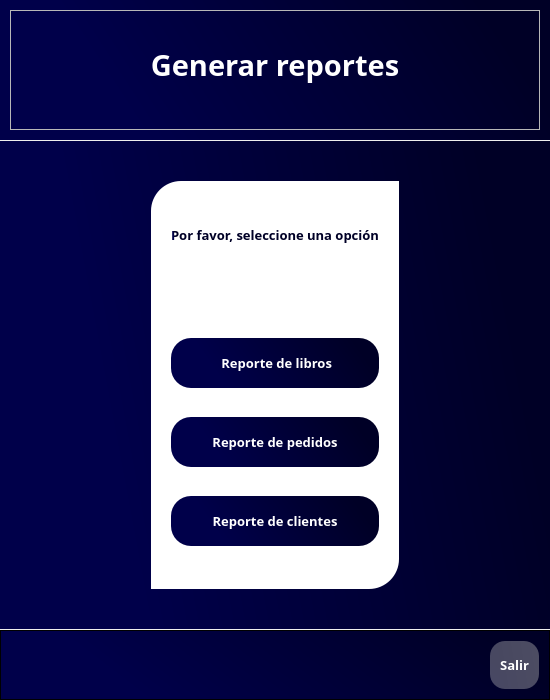
<?xml version="1.0" encoding="UTF-8"?>
<ui version="4.0">
 <class>Dialog</class>
 <widget class="QDialog" name="Dialog">
  <property name="geometry">
   <rect>
    <x>0</x>
    <y>0</y>
    <width>550</width>
    <height>700</height>
   </rect>
  </property>
  <property name="windowTitle">
   <string>Generar reportes</string>
  </property>
  <property name="windowIcon">
   <iconset>
    <normaloff>../icons/book.png</normaloff>../icons/book.png</iconset>
  </property>
  <property name="modal">
   <bool>true</bool>
  </property>
  <layout class="QVBoxLayout" name="verticalLayout">
   <property name="spacing">
    <number>0</number>
   </property>
   <property name="leftMargin">
    <number>0</number>
   </property>
   <property name="topMargin">
    <number>0</number>
   </property>
   <property name="rightMargin">
    <number>0</number>
   </property>
   <property name="bottomMargin">
    <number>0</number>
   </property>
   <item>
    <widget class="QWidget" name="widget" native="true">
     <layout class="QVBoxLayout" name="verticalLayout_6" stretch="2,7,1">
      <property name="spacing">
       <number>1</number>
      </property>
      <property name="leftMargin">
       <number>0</number>
      </property>
      <property name="topMargin">
       <number>0</number>
      </property>
      <property name="rightMargin">
       <number>0</number>
      </property>
      <property name="bottomMargin">
       <number>0</number>
      </property>
      <item>
       <widget class="QWidget" name="header" native="true">
        <property name="styleSheet">
         <string notr="true">background-color: qlineargradient(spread:pad, x1:1, y1:0.363, x2:0, y2:0.528864, stop:0.0696517 rgba(0, 0, 38, 255), stop:0.81592 rgba(0, 0, 74, 255));</string>
        </property>
        <layout class="QVBoxLayout" name="verticalLayout_2">
         <property name="spacing">
          <number>5</number>
         </property>
         <property name="leftMargin">
          <number>10</number>
         </property>
         <property name="topMargin">
          <number>10</number>
         </property>
         <property name="rightMargin">
          <number>10</number>
         </property>
         <property name="bottomMargin">
          <number>10</number>
         </property>
         <item>
          <widget class="QFrame" name="titleFrame">
           <property name="styleSheet">
            <string notr="true">background-color: none;</string>
           </property>
           <property name="frameShape">
            <enum>QFrame::StyledPanel</enum>
           </property>
           <property name="frameShadow">
            <enum>QFrame::Raised</enum>
           </property>
           <layout class="QHBoxLayout" name="horizontalLayout_3">
            <property name="spacing">
             <number>0</number>
            </property>
            <property name="leftMargin">
             <number>0</number>
            </property>
            <property name="topMargin">
             <number>0</number>
            </property>
            <property name="rightMargin">
             <number>0</number>
            </property>
            <property name="bottomMargin">
             <number>10</number>
            </property>
            <item>
             <widget class="QLabel" name="lblTitle">
              <property name="font">
               <font>
                <family>Candara</family>
                <pointsize>22</pointsize>
                <weight>75</weight>
                <bold>true</bold>
               </font>
              </property>
              <property name="styleSheet">
               <string notr="true">color: rgb(255, 255, 255);</string>
              </property>
              <property name="text">
               <string>Generar reportes</string>
              </property>
              <property name="alignment">
               <set>Qt::AlignCenter</set>
              </property>
             </widget>
            </item>
           </layout>
          </widget>
         </item>
        </layout>
       </widget>
      </item>
      <item>
       <widget class="QWidget" name="content" native="true">
        <property name="styleSheet">
         <string notr="true">background-color: qlineargradient(spread:pad, x1:1, y1:0.363, x2:0, y2:0.528864, stop:0.0696517 rgba(0, 0, 38, 255), stop:0.81592 rgba(0, 0, 74, 255));</string>
        </property>
        <layout class="QHBoxLayout" name="horizontalLayout_4">
         <property name="spacing">
          <number>0</number>
         </property>
         <property name="leftMargin">
          <number>0</number>
         </property>
         <property name="topMargin">
          <number>40</number>
         </property>
         <property name="rightMargin">
          <number>0</number>
         </property>
         <property name="bottomMargin">
          <number>40</number>
         </property>
         <item>
          <spacer name="horizontalSpacer_3">
           <property name="orientation">
            <enum>Qt::Horizontal</enum>
           </property>
           <property name="sizeHint" stdset="0">
            <size>
             <width>99</width>
             <height>20</height>
            </size>
           </property>
          </spacer>
         </item>
         <item>
          <widget class="QFrame" name="buttonsFrame">
           <property name="styleSheet">
            <string notr="true">background-color: rgb(255, 255, 255);
border-top-left-radius: 30px;
border-bottom-right-radius: 30px;</string>
           </property>
           <property name="frameShape">
            <enum>QFrame::StyledPanel</enum>
           </property>
           <property name="frameShadow">
            <enum>QFrame::Raised</enum>
           </property>
           <layout class="QVBoxLayout" name="verticalLayout_3">
            <property name="spacing">
             <number>10</number>
            </property>
            <property name="leftMargin">
             <number>20</number>
            </property>
            <property name="topMargin">
             <number>20</number>
            </property>
            <property name="rightMargin">
             <number>20</number>
            </property>
            <property name="bottomMargin">
             <number>20</number>
            </property>
            <item>
             <widget class="QFrame" name="messageFrame">
              <property name="maximumSize">
               <size>
                <width>16777215</width>
                <height>30</height>
               </size>
              </property>
              <property name="styleSheet">
               <string notr="true"/>
              </property>
              <property name="frameShape">
               <enum>QFrame::StyledPanel</enum>
              </property>
              <property name="frameShadow">
               <enum>QFrame::Raised</enum>
              </property>
              <layout class="QVBoxLayout" name="verticalLayout_4" stretch="5">
               <property name="spacing">
                <number>0</number>
               </property>
               <property name="leftMargin">
                <number>0</number>
               </property>
               <property name="topMargin">
                <number>0</number>
               </property>
               <property name="rightMargin">
                <number>0</number>
               </property>
               <property name="bottomMargin">
                <number>0</number>
               </property>
               <item>
                <widget class="QLabel" name="lblMessage">
                 <property name="maximumSize">
                  <size>
                   <width>16777215</width>
                   <height>30</height>
                  </size>
                 </property>
                 <property name="font">
                  <font>
                   <family>Candara Light</family>
                   <pointsize>10</pointsize>
                   <weight>75</weight>
                   <bold>true</bold>
                  </font>
                 </property>
                 <property name="styleSheet">
                  <string notr="true">color: qlineargradient(spread:pad, x1:1, y1:0.363, x2:0, y2:0.528864, stop:0.0696517 rgba(0, 0, 38, 255), stop:0.81592 rgba(0, 0, 74, 255));</string>
                 </property>
                 <property name="text">
                  <string>Por favor, seleccione una opción</string>
                 </property>
                 <property name="alignment">
                  <set>Qt::AlignCenter</set>
                 </property>
                </widget>
               </item>
              </layout>
             </widget>
            </item>
            <item>
             <widget class="QFrame" name="warningFrame">
              <property name="maximumSize">
               <size>
                <width>16777215</width>
                <height>30</height>
               </size>
              </property>
              <property name="styleSheet">
               <string notr="true"/>
              </property>
              <property name="frameShape">
               <enum>QFrame::StyledPanel</enum>
              </property>
              <property name="frameShadow">
               <enum>QFrame::Raised</enum>
              </property>
              <layout class="QVBoxLayout" name="verticalLayout_5" stretch="5">
               <property name="spacing">
                <number>0</number>
               </property>
               <property name="leftMargin">
                <number>0</number>
               </property>
               <property name="topMargin">
                <number>0</number>
               </property>
               <property name="rightMargin">
                <number>0</number>
               </property>
               <property name="bottomMargin">
                <number>0</number>
               </property>
               <item>
                <widget class="QLabel" name="lblWarning">
                 <property name="maximumSize">
                  <size>
                   <width>16777215</width>
                   <height>30</height>
                  </size>
                 </property>
                 <property name="font">
                  <font>
                   <family>Candara Light</family>
                   <pointsize>10</pointsize>
                   <weight>75</weight>
                   <bold>true</bold>
                  </font>
                 </property>
                 <property name="styleSheet">
                  <string notr="true">color: rgb(255, 0, 0);
background-color: none;</string>
                 </property>
                 <property name="text">
                  <string/>
                 </property>
                 <property name="alignment">
                  <set>Qt::AlignCenter</set>
                 </property>
                </widget>
               </item>
              </layout>
             </widget>
            </item>
            <item>
             <widget class="QPushButton" name="btnLibros">
              <property name="sizePolicy">
               <sizepolicy hsizetype="Preferred" vsizetype="Preferred">
                <horstretch>0</horstretch>
                <verstretch>0</verstretch>
               </sizepolicy>
              </property>
              <property name="maximumSize">
               <size>
                <width>16777215</width>
                <height>50</height>
               </size>
              </property>
              <property name="baseSize">
               <size>
                <width>0</width>
                <height>0</height>
               </size>
              </property>
              <property name="font">
               <font>
                <family>Candara</family>
                <pointsize>10</pointsize>
                <weight>75</weight>
                <bold>true</bold>
               </font>
              </property>
              <property name="cursor">
               <cursorShape>PointingHandCursor</cursorShape>
              </property>
              <property name="toolTip">
               <string>Reporte de libros</string>
              </property>
              <property name="autoFillBackground">
               <bool>false</bool>
              </property>
              <property name="styleSheet">
               <string notr="true">QPushButton#btnLibros{
	
	background-color: qlineargradient(spread:pad, x1:1, y1:0.363, x2:0, y2:0.528864, stop:0.0696517 rgba(0, 0, 38, 255), stop:0.81592 rgba(0, 0, 74, 255));
	
	color: rgba(255, 255, 255);
	border-radius: 20px;
}

QPushButton#btnLibros:hover{
	background-color: qlineargradient(spread:pad, x1:1, y1:0.363, x2:0, y2:0.528864, stop:0.0696517 rgba(150, 150, 150, 255), stop:0.81592 rgba(201, 201, 201, 255));
}

QPushButton#btnLibros:pressed{
	background-color: rgb(173, 173, 173);
}</string>
              </property>
              <property name="text">
               <string> Reporte de libros</string>
              </property>
              <property name="icon">
               <iconset>
                <normaloff>../icons/books.svg</normaloff>../icons/books.svg</iconset>
              </property>
             </widget>
            </item>
            <item>
             <widget class="QPushButton" name="btnPedidos">
              <property name="sizePolicy">
               <sizepolicy hsizetype="Preferred" vsizetype="Preferred">
                <horstretch>0</horstretch>
                <verstretch>0</verstretch>
               </sizepolicy>
              </property>
              <property name="maximumSize">
               <size>
                <width>16777215</width>
                <height>50</height>
               </size>
              </property>
              <property name="baseSize">
               <size>
                <width>0</width>
                <height>0</height>
               </size>
              </property>
              <property name="font">
               <font>
                <family>Candara</family>
                <pointsize>10</pointsize>
                <weight>75</weight>
                <bold>true</bold>
               </font>
              </property>
              <property name="cursor">
               <cursorShape>PointingHandCursor</cursorShape>
              </property>
              <property name="toolTip">
               <string>Reporte de pedidos</string>
              </property>
              <property name="autoFillBackground">
               <bool>false</bool>
              </property>
              <property name="styleSheet">
               <string notr="true">QPushButton#btnPedidos{
	background-color: qlineargradient(spread:pad, x1:1, y1:0.363, x2:0, y2:0.528864, stop:0.0696517 rgba(0, 0, 38, 255), stop:0.81592 rgba(0, 0, 74, 255));
	
	color: rgba(255, 255, 255);
	border-radius: 20px;
}

QPushButton#btnPedidos:hover{
	background-color: qlineargradient(spread:pad, x1:1, y1:0.363, x2:0, y2:0.528864, stop:0.0696517 rgba(150, 150, 150, 255), stop:0.81592 rgba(201, 201, 201, 255));
}

QPushButton#btnPedidos:pressed{
	background-color: rgb(173, 173, 173);
}</string>
              </property>
              <property name="text">
               <string>Reporte de pedidos</string>
              </property>
              <property name="icon">
               <iconset>
                <normaloff>../icons/orders.svg</normaloff>../icons/orders.svg</iconset>
              </property>
             </widget>
            </item>
            <item>
             <widget class="QPushButton" name="btnClientes">
              <property name="sizePolicy">
               <sizepolicy hsizetype="Preferred" vsizetype="Preferred">
                <horstretch>0</horstretch>
                <verstretch>0</verstretch>
               </sizepolicy>
              </property>
              <property name="maximumSize">
               <size>
                <width>16777215</width>
                <height>50</height>
               </size>
              </property>
              <property name="baseSize">
               <size>
                <width>0</width>
                <height>0</height>
               </size>
              </property>
              <property name="font">
               <font>
                <family>Candara</family>
                <pointsize>10</pointsize>
                <weight>75</weight>
                <bold>true</bold>
               </font>
              </property>
              <property name="cursor">
               <cursorShape>PointingHandCursor</cursorShape>
              </property>
              <property name="toolTip">
               <string>Reporte de clientes</string>
              </property>
              <property name="autoFillBackground">
               <bool>false</bool>
              </property>
              <property name="styleSheet">
               <string notr="true">QPushButton#btnClientes{
	background-color: qlineargradient(spread:pad, x1:1, y1:0.363, x2:0, y2:0.528864, stop:0.0696517 rgba(0, 0, 38, 255), stop:0.81592 rgba(0, 0, 74, 255));
	
	color: rgba(255, 255, 255);
	border-radius: 20px;
}

QPushButton#btnClientes:hover{
	background-color: qlineargradient(spread:pad, x1:1, y1:0.363, x2:0, y2:0.528864, stop:0.0696517 rgba(150, 150, 150, 255), stop:0.81592 rgba(201, 201, 201, 255));
}

QPushButton#btnClientes:pressed{
	background-color: rgb(173, 173, 173);
}</string>
              </property>
              <property name="text">
               <string>Reporte de clientes</string>
              </property>
              <property name="icon">
               <iconset>
                <normaloff>../icons/clients.svg</normaloff>../icons/clients.svg</iconset>
              </property>
             </widget>
            </item>
           </layout>
          </widget>
         </item>
         <item>
          <spacer name="horizontalSpacer_4">
           <property name="orientation">
            <enum>Qt::Horizontal</enum>
           </property>
           <property name="sizeHint" stdset="0">
            <size>
             <width>98</width>
             <height>20</height>
            </size>
           </property>
          </spacer>
         </item>
        </layout>
       </widget>
      </item>
      <item>
       <widget class="QFrame" name="footer">
        <property name="styleSheet">
         <string notr="true">background-color: qlineargradient(spread:pad, x1:1, y1:0.363, x2:0, y2:0.528864, stop:0.0696517 rgba(0, 0, 38, 255), stop:0.81592 rgba(0, 0, 74, 255));</string>
        </property>
        <property name="frameShape">
         <enum>QFrame::StyledPanel</enum>
        </property>
        <property name="frameShadow">
         <enum>QFrame::Raised</enum>
        </property>
        <layout class="QHBoxLayout" name="horizontalLayout">
         <property name="spacing">
          <number>0</number>
         </property>
         <property name="leftMargin">
          <number>10</number>
         </property>
         <property name="topMargin">
          <number>10</number>
         </property>
         <property name="rightMargin">
          <number>10</number>
         </property>
         <property name="bottomMargin">
          <number>10</number>
         </property>
         <item>
          <spacer name="horizontalSpacer_2">
           <property name="orientation">
            <enum>Qt::Horizontal</enum>
           </property>
           <property name="sizeHint" stdset="0">
            <size>
             <width>447</width>
             <height>20</height>
            </size>
           </property>
          </spacer>
         </item>
         <item>
          <widget class="QPushButton" name="btnSalir">
           <property name="sizePolicy">
            <sizepolicy hsizetype="Preferred" vsizetype="Preferred">
             <horstretch>0</horstretch>
             <verstretch>0</verstretch>
            </sizepolicy>
           </property>
           <property name="maximumSize">
            <size>
             <width>16777215</width>
             <height>50</height>
            </size>
           </property>
           <property name="baseSize">
            <size>
             <width>0</width>
             <height>0</height>
            </size>
           </property>
           <property name="font">
            <font>
             <family>Candara</family>
             <pointsize>10</pointsize>
             <weight>75</weight>
             <bold>true</bold>
            </font>
           </property>
           <property name="cursor">
            <cursorShape>PointingHandCursor</cursorShape>
           </property>
           <property name="toolTip">
            <string>Salir</string>
           </property>
           <property name="autoFillBackground">
            <bool>false</bool>
           </property>
           <property name="styleSheet">
            <string notr="true">QPushButton#btnSalir{
	background-color: qlineargradient(spread:pad, x1:1, y1:0.363, x2:0, y2:0.528864, stop:0.0696517 rgba(184, 184, 184, 105), stop:0.81592 rgba(195, 195, 195, 94));
	
	color: rgba(255, 255, 255);
	border-radius: 15px;
	padding: 10px;
}

QPushButton#btnSalir:hover{
	background-color: qlineargradient(spread:pad, x1:1, y1:0.363, x2:0, y2:0.528864, stop:0.0696517 rgba(150, 150, 150, 255), stop:0.81592 rgba(201, 201, 201, 255));
}

QPushButton#btnSalir:pressed{
	background-color: rgb(173, 173, 173);
}</string>
           </property>
           <property name="text">
            <string>Salir</string>
           </property>
           <property name="icon">
            <iconset>
             <normaloff>../icons/login.svg</normaloff>../icons/login.svg</iconset>
           </property>
          </widget>
         </item>
        </layout>
       </widget>
      </item>
     </layout>
    </widget>
   </item>
  </layout>
 </widget>
 <resources/>
 <connections/>
</ui>
